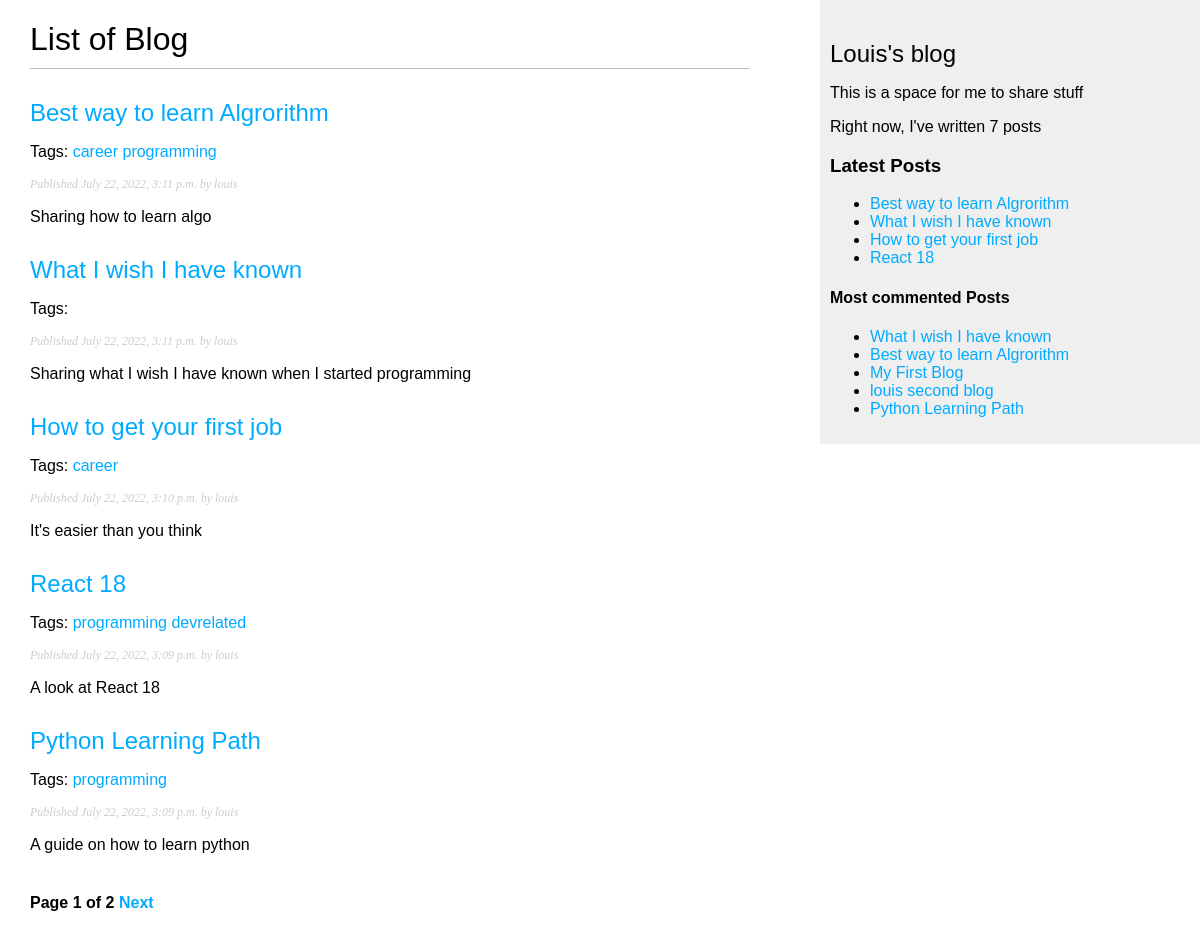
The page /blog/ on the database as committed earlier.
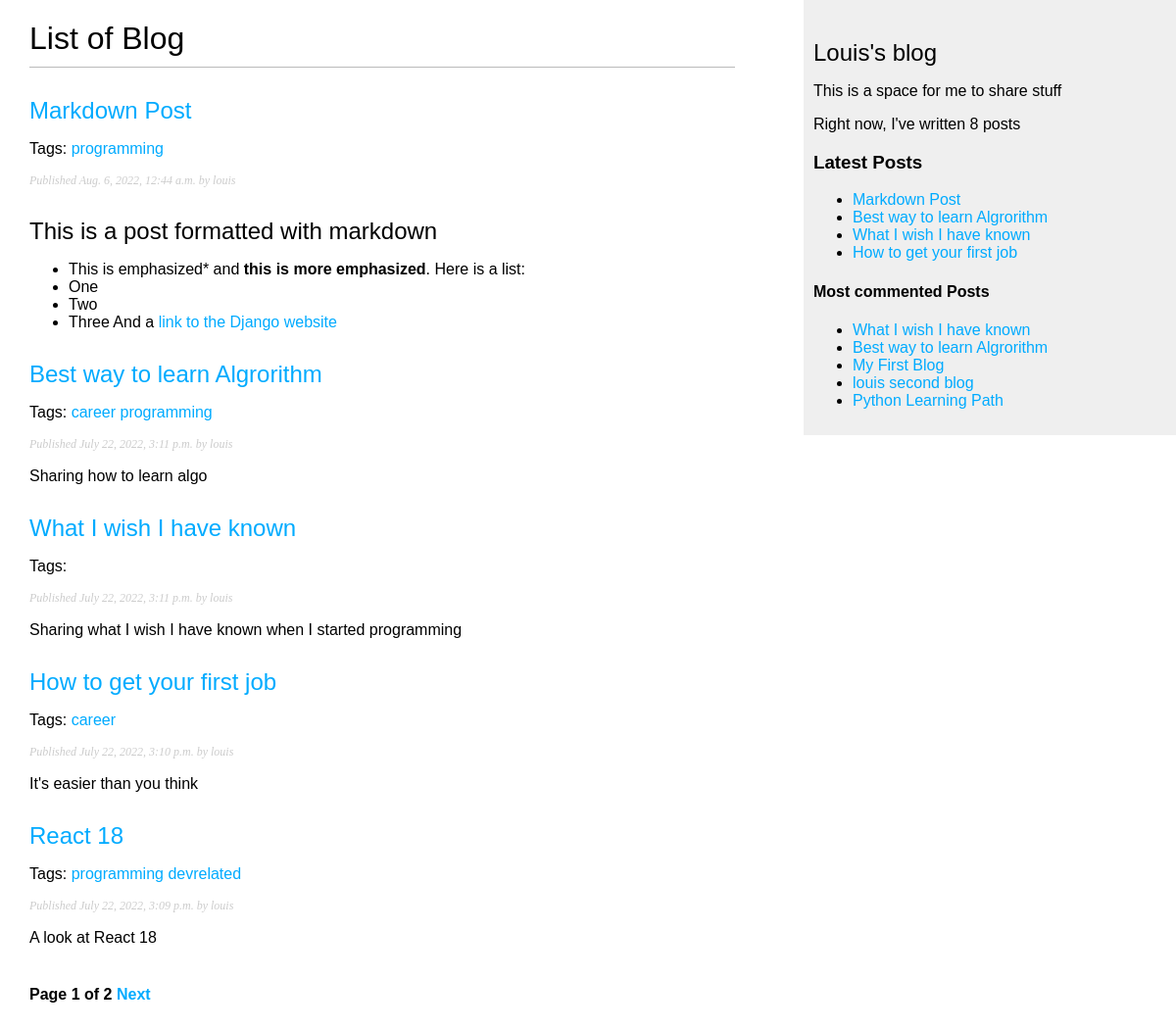
The same page on the database as committed later.
### blog/models.py (models this page shows, shortened)
class Post(models.Model):
    STATUS_CHOICES =(
        ('draft', 'Draft'),
        ('published', 'Published'),
    )
    title = models.CharField(max_length=256)
    slug = models.SlugField(max_length=256, unique_for_date='publish')
    author = models.ForeignKey(User, on_delete=models.CASCADE, related_name='blog_posts')
    body = models.TextField()
    publish = models.DateTimeField(default=timezone.now)
    created = models.DateTimeField(auto_now_add=True)
    updated = models.DateTimeField(auto_now=True)
    status = models.CharField(max_length=10, choices=STATUS_CHOICES, default='draft')
    objects = models.Manager() # The default manager
    published = PublishedManager()
    tags = TaggableManager()
    def get_absolute_url(self):
        return reverse('blog:post_detail', args=[self.publish.year, self.publish.month, self.publish.day, self.slug])
    class Meta:
        ordering = ('-publish',)

### blog/views.py (the view)
# urls.py: path("", views.post_list, name="post_list"),
def post_list(request, tag_slug=None):
    object_list = Post.published.all()
    tag = None
    if tag_slug:
        tag = get_object_or_404(Tag, slug=tag_slug)
        object_list = object_list.filter(tags__in=[tag])
    paginator = Paginator(object_list, 5) # 5 posts in each page
    page = request.GET.get('page')
    try:
        posts = paginator.page(page)
    except PageNotAnInteger:
        posts = paginator.page(1)
    except EmptyPage:
        posts = paginator.page(paginator.num_pages)
    return render(request, 'blog/post/list.html', {'page': page, 'posts': posts, 'tag': tag})

### blog/models.py (called while the page is built)
    def get_queryset(self):
        return super(PublishedManager, self).get_queryset().filter(status='published')

### blog/templatetags/blog_tags.py (called while the page is built)
@register.simple_tag
def total_posts():
    return Post.published.count()

@register.inclusion_tag('blog/post/latest_posts.html')
def show_latest_posts(count=5):
    latest_posts = Post.published.order_by('-publish')[:count]
    return { 'latest_posts': latest_posts }

@register.simple_tag
def get_most_commented_posts(count=5):
    return Post.published.annotate(total_comments=Count('comments')).order_by('-total_comments')[:count]

@register.filter(name='markdown')
def markdown_format(text):
    return mark_safe(markdown.markdown(text))

### blog/templates/blog/post/list.html (shortened to what this page needs)
{% extends "blog/base.html" %}
{% load blog_tags %}
{% block content %}
<h1>List of Blog</h1>
{% for post in posts %}
<h2>
  <a href="{{ post.get_absolute_url }}"> {{ post.title }} </a>
</h2>
<p class="tags">
  Tags:
  {% for tag in post.tags.all %}
    <a href="/blog/tag/{{ tag.name }}">
      {{ tag.name }}
    </a>
{% endfor %}
</p>
<p class="date">Published {{ post.publish }} by {{ post.author }}</p>
{{ post.body|markdown|truncatewords_html:40 }}
{% endfor %}
{% include "pagination.html" with page=posts %}
{% endblock %}

### blog/templates/blog/base.html (shortened to what this page needs)
{% load blog_tags %}
{% load static %}
<!DOCTYPE html>
<html>
  <head>
    <link href="{% static 'css/blog.css' %}" rel="stylesheet">
  </head>
  <body>
    <div id="content">{% block content %} {% endblock %}</div>
    <div id="sidebar">
      <h2>Louis's blog</h2>
      <p>This is a space for me to share stuff</p>
      <p>Right now, I've written {% total_posts %} posts</p>
      <h3>Latest Posts</h3>
      {% show_latest_posts 4 %}
      <h4>Most commented Posts</h4>
      {% get_most_commented_posts as most_commented_posts %}
      <ul>
        {% for post in most_commented_posts %}
        <li>
          <a href="{{ post.get_absolute_url }}">{{post.title}}</a>
        </li>
        {% endfor %}
      </ul>
    </div>
  </body>
</html>

### blog/templates/blog/post/latest_posts.html
<ul>
    {% for post in latest_posts %}
    <li>
        <a href="{{ post.get_absolute_url }}">{{post.title}}</a>
    </li>
    {% endfor %}
</ul>

Rows that differ between the two databases and show on the page:
no longer on one of the page's lists (row unchanged): Post: title "React 18"
no longer on one of the page's lists (row unchanged): Post: title "Python Learning Path", publish "July 22, 2022, 3:09 p.m.", author "louis", body "A guide on how to learn python"
added Post: title "Markdown Post", publish "Aug. 6, 2022, 12:44 a.m.", author "louis", body "This is a post formatted with markdown This is emphasized* and this is more emphasized . Here is a list: One Two Three And a link to the Django website", Tag (name "programming")
computed for Post "Python Learning Path": loses Tag (name "programming")
Other text that changed with them:
text no longer shown: "7"
text now shown: "8"
